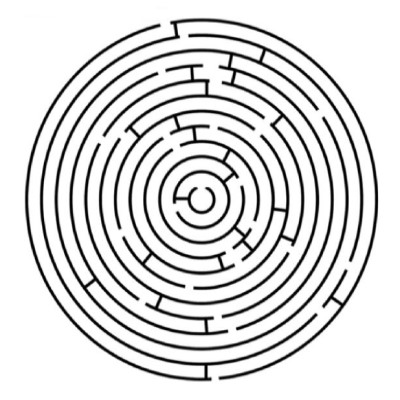
#> input picture brick/slam/testmap5.jpg, 400 x 400 px
$ python Astar.py   (older library calls are emulated)
#> lines starting #> are read from the running program, lines starting #| are printed output that depends on the picture; after the words box and inside, x2 and y2 are one past the last pixel; in counts of white or black regions, pixels touching at a corner belong together
"""
文件说明：改进版A*算法，可以运行本文件测试迷宫寻路
作者:DoppioBrique
了解更多这份代码有关信息
欢迎关注我的b站账户：砖砖哟
或者加入技术讨论群：700741375
"""
import cv2
import numpy as np
import heapq as hp
import random
MARK=50
NO_OBS=255
OBS=0
MAX_DIS=65535
display=False
NO_SCAN=127
class Maptools:
    def __init__(self,img,display=True):
        self.display=display
        #kernel = np.ones((3, 3), np.uint8)
        #erosion = cv2.erode(img, kernel)
        self.sourceMAP=img
        self.height=img.shape[0]
        self.width=img.shape[1]
        #二值图
        ret, self.binMAP = cv2.threshold(img, 127,255,cv2.THRESH_BINARY)
        #记录代价信息
        self.costMAP=np.zeros((self.width,self.height),np.float)
        self.distMAP=np.zeros((self.width,self.height),np.float)
        #已搜索区域标记
        self.markMAP=np.zeros((self.width,self.height),np.uint8)
        ret, mask = cv2.threshold(self.binMAP, 120,255,cv2.THRESH_BINARY_INV)
        blur = cv2.GaussianBlur(self.binMAP,(35,35),0)
        #障碍场
        self.fleidMAP=cv2.add(mask,255-blur)
        #显示用的地图
        if self.display==True:
            self.showMAP=cv2.cvtColor(255-self.fleidMAP,cv2.COLOR_GRAY2BGR)

    def verify_node(self,me,mark=False):
        if me[0]>=0 and me[0]<self.height and me[1]>=0 and me[1]<self.width and OBS!=self.binMAP[me[0]][me[1]] and self.sourceMAP[me[0]][me[1]]!=NO_SCAN:
            if mark==False and self.markMAP[me[0]][me[1]]==MARK:
                return False
            else:
                return True
        else:
            return False

    def set_mark(self,me):
        self.markMAP[me[0]][me[1]]=MARK

    def set_dist(self,me,d):
        self.distMAP[me[0]][me[1]]=d

    def get_dist(self,me):
        return self.distMAP[me[0]][me[1]]

    def set_cost(self,me,cost):
        self.costMAP[me[0]][me[1]]=cost

    def get_cost(self,me):
        return self.costMAP[me[0]][me[1]]


    def cost_fun(self,me,start,end):#代价函数
        return ((np.sqrt((end[0]-me[0])**2 +
        (end[1]-me[1])**2) +
        (end[1]-start[1])**2)+self.fleidMAP[me[0]][me[1]])

    def neighbours(self,me,mark=False,find_road=False):
        nodes=[]
        if find_road==True:
            for i in range(-2,2):
                for j in range(-2,2):
                    p=[me[0]+i,me[1]+j]
                    if find_road==True and self.markMAP[p[0]][p[1]]!=MARK:
                        continue

                    if p[0]==me[0] and p[1]==me[1]:
                        continue
                    if self.verify_node(p,mark)==True:
                        nodes.append(p)
        else:
            for i in [-1,0,1]:
                for j in [-1,0,1]:
                    p=[me[0]+i,me[1]+j]
                    if p[0]==me[0] and p[1]==me[1]:
                        continue
                    if self.verify_node(p,mark)==True:
                        nodes.append(p)
        return nodes

    def find_road(self,start,end):
        nodes=self.neighbours(end)
        count=0
        path=[]
        while True:
            count+=1
            now_node=min(nodes,key=lambda o:self.distMAP[o[0]][o[1]])
            path.append(now_node)

            if self.display==True:
                self.showMAP=cv2.circle(self.showMAP,(now_node[1],now_node[0]),1,(255,0,0),-1)
                cv2.imshow('maps',self.showMAP)
                cv2.waitKey(1)
            nodes=self.neighbours(now_node,mark=True,find_road=True)
            if now_node[0]==start[0] and now_node[1]==start[1]:
                print('distance=',count)
                return path


    def __str__(self):
        return str(self.sourceMAP.shape)

class AstarPathPlan:
    def __init__(self,maps,display=True):
        self.fresh_map(maps,display)#创建地图
        self.display=display
    def fresh_map(self,maps,display):#更新地图
        self.maps=Maptools(maps,display)
        self.pathPQ=[]#优先队列（堆优化）

    def clac_cost(self,me,lastnode):
        d=[me[0]-lastnode[0],me[1]-lastnode[1]]
        lastcost=self.maps.costMAP[lastnode[0]][lastnode[1]]
        lastdist=self.maps.get_dist(lastnode)

        if False==self.maps.verify_node(me,mark=True):
            return MAX_DIS
        if abs(d[0])==abs(d[1]):
            self.maps.set_dist(me,lastdist+1.414)
            return  lastdist+1.414+self.maps.cost_fun(me,self.start,self.end)
        else:
            self.maps.set_dist(me,lastdist+1)
            return  lastdist+1+self.maps.cost_fun(me,self.start,self.end)

    def find_road(self):
        if self.CanGO==True:
            path=self.maps.find_road(self.start,self.end)
            return path
        else:
            return []

    def search_path(self,start,end):

        self.start=start
        self.end=end
        self.CanGO=True
        if self.maps.sourceMAP[end[0]][end[1]]==NO_SCAN or self.maps.sourceMAP[end[0]][end[1]]==OBS:
            print('Error:This node could not reach!')
            self.CanGO=False
            return False
        InitCost=0.01

        self.maps.set_mark(start)
        self.maps.set_cost(start,InitCost)
        self.maps.set_dist(start,0)
        count=0
        hp.heappush(self.pathPQ,[InitCost,count,start])

        while True:
            if len(self.pathPQ)==0:
                print('Destination is unreachable!')
                self.CanGO=False
                break
            now_state=(hp.heappop(self.pathPQ))[2]
            if now_state[0]==end[0] and now_state[1]==end[1]:
                print('Path get!')
                break

            nodes=self.maps.neighbours(now_state,mark=False)
            for node in nodes:
                if self.maps.binMAP[node[0]][node[1]]==NO_OBS:
                    count+=1
                    cost=self.clac_cost(node,now_state)#计算代价
                    hp.heappush(self.pathPQ,[cost,count,node])
                    #print(node,cost)
                    self.maps.set_cost(node,cost)
                    self.maps.set_mark(node)
                    if self.display==True:
                        self.maps.showMAP[node[0]][node[1]][0]=250
                        self.maps.showMAP[node[0]][node[1]][1]=250
                        self.maps.showMAP[node[0]][node[1]][2]=200

            if self.display==True and count%100==0:
                self.maps.showMAP=cv2.circle(self.maps.showMAP,(start[1],start[0]),3,(0,0,255),-1)
                self.maps.showMAP=cv2.circle(self.maps.showMAP,(end[1],end[0]),3,(0,0,255),-1)
                cv2.imshow('maps',self.maps.showMAP)
                cv2.waitKey(1)
        return True

def randomimg(img,num):
    size=img.shape[0]
    for i in range(num):
        x=random.randint(0, size-1)
        y=random.randint(0, size-1)
        maps=cv2.circle(img,(x,y),2,0,-1)

if __name__ == "__main__":
    img=cv2.imread('testmap5.jpg',cv2.IMREAD_GRAYSCALE)
#> img is the input picture: shape (400, 400); min 0, max 255, mean 219.4

    import time

    start_time=time.time()
    pathplan=AstarPathPlan(img,display=False)
#> in __init__, `ret, self.binMAP = cv2.threshold(img, 127,255,cv2.THRESH_BINARY)`:
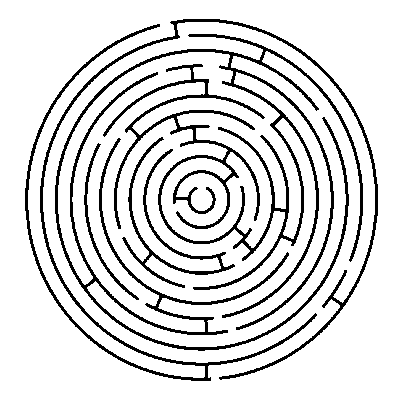
#> self.binMAP: shape (400, 400); 86.3% white; 4 black regions, box (x1, y1, x2, y2) and area: (55, 34, 363, 351) 14430, (25, 19, 378, 381) 5461, (122, 137, 235, 288) 1551, (84, 143, 139, 300) 531
#> in __init__, `blur = cv2.GaussianBlur(self.binMAP,(35,35),0)`:
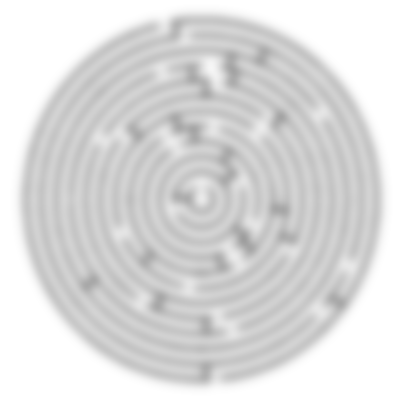
#> blur: shape (400, 400); min 157, max 255, mean 220
#> in __init__, `self.fleidMAP=cv2.add(mask,255-blur)`:
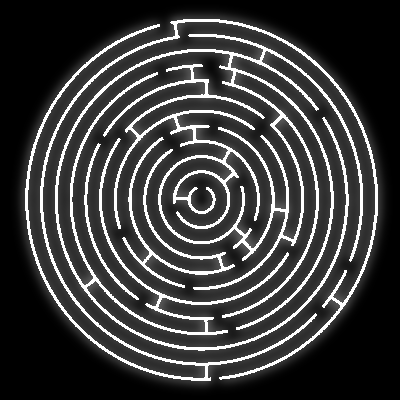
#> self.fleidMAP: shape (400, 400); min 0, max 255, mean 61.9

    pathplan.search_path([50,50],[200,200])
#> in search_path, `now_state=(hp.heappop(self.pathPQ))[2]`: now_state = [50, 50]
#> after the loop in neighbours, `for i in [-1,0,1]:`: nodes = [[49, 49], [49, 50], [49, 51], [50, 49], [50, 51], [51, 49], [51, 50], [51, 51]]
#> the loop in search_path, `for node in nodes:` made 8 passes
#> (d in clac_cost, cost) on passes 1 to 8: ([-1, -1], 22715), ([-1, 0], 22713.8), ([-1, 1], 22713.6), ([0, -1], 22713.8), ([0, 1], 22712.4), ([1, -1], 22713.6), ([1, 0], 22712.4), ([1, 1], 22712.1)
#> after the loop in search_path, `for node in nodes:`: count = 8
    print(time.time()-start_time,'s')
    path=pathplan.find_road()
    D=5
    END_flag=False
    while True:
        if len(path)>=D:
            for i in range(D):
                node=path.pop()
        else:
            node=path.pop(0)
            END_flag=True
        img[node[0]][node[1]]=10
        cv2.imshow('map',img)
        cv2.waitKey(10)
        if END_flag==True:
            break


    while(27!=cv2.waitKey(1)):
        pass
